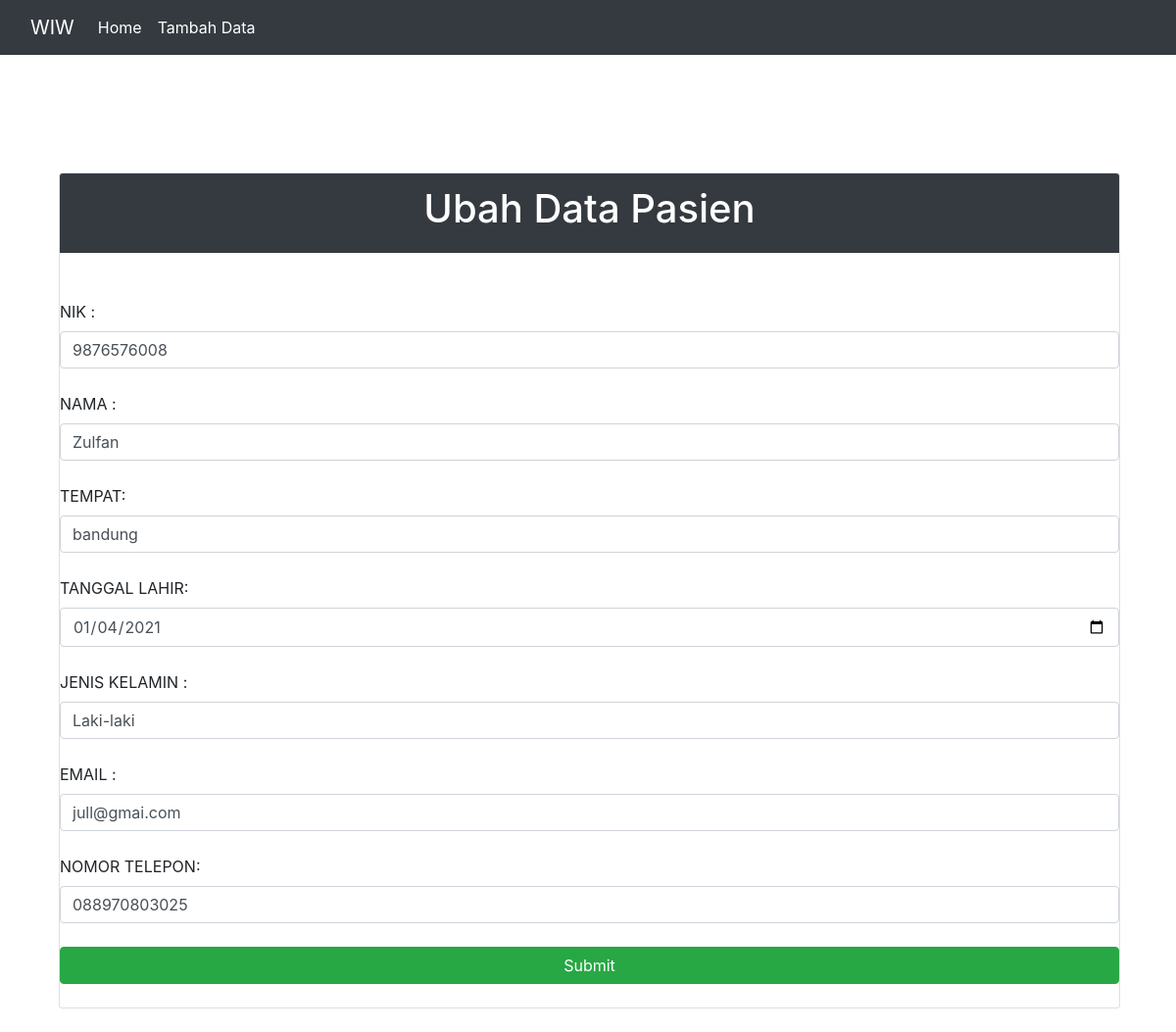
/mvp_php/index.php?id_edit=5, run on the app's committed database.
### tables this page shows
CREATE TABLE `pasien` (
  `id` int(11) NOT NULL,
  `nik` varchar(100) NOT NULL,
  `nama` varchar(100) NOT NULL,
  `tempat` varchar(100) NOT NULL,
  `tl` varchar(100) NOT NULL,
  `gender` varchar(10) NOT NULL,
  `email` varchar(100) NOT NULL,
  `telp` varchar(100) NOT NULL
);

### mvp_php/model/DB.class.php (called while the page is built, shortened)
<?php
class DB
{
	var $db_host = '';
	var $db_user = '';
	var $db_password = '';
	var $db_name = '';
	var $db_link = '';
	function __construct($db_host = '', $db_user = '', $db_password = '', $db_name = '')
	{
		$this->db_host = $db_host;
		$this->db_user = $db_user;
		$this->db_password = $db_password;
		$this->db_name = $db_name;
	}
	function open()
	{
		$this->db_link = mysqli_connect($this->db_host, $this->db_user, $this->db_password, $this->db_name);
	}
	function execute($query = "")
	{
		$this->result = mysqli_query($this->db_link, $query);
		return $this->result;
	}
}

### mvp_php/model/TabelPasien.class.php (called while the page is built, shortened)
<?php
class TabelPasien extends DB
{
	function getPasienById($id)
    {
        $query = "SELECT * FROM pasien WHERE pasien.id=$id";
        return $this->execute($query);
    }
}

### mvp_php/presenter/ProsesPasien.php (called while the page is built, shortened)
<?php
class ProsesPasien implements KontrakPresenter
{
	private $tabelpasien;
	function __construct()
	{
		try {
			$db_host = "localhost";
			$db_user = "root";
			$db_password = "";
			$db_name = "mvp_php";
			$this->tabelpasien = new TabelPasien($db_host, $db_user, $db_password, $db_name);
		} catch (Exception $e) {
			echo "wiw error" . $e->getMessage();
		}
	}
	function prosesDataPasienById($id)
	{
		try {
			$this->tabelpasien->open();
			$this->tabelpasien->getPasienById($id);
		} catch (Exception $e) {
			echo "wiw error part 2" . $e->getMessage();
		}
	}
}

### mvp_php/view/TampilPasien.php (called while the page is built, shortened)
<?php
include("presenter/ProsesPasien.php");
class TampilPasien implements KontrakView
{
	private $prosespasien;
	function __construct()
	{
		$this->prosespasien = new ProsesPasien();
	}
	public function formUpdate($data)
	{
		$this->prosespasien->prosesDataPasienById($data);
	}
}

### mvp_php/model/Template.class.php (the view, shortened to what this page needs)
<?php
class Template{
	var $content = '';
	function __construct($filename = ''){
		$this->content = implode('', @file($filename));
	}
	function clear(){
		$this->content = preg_replace("/DATA_[A-Z|_|0-9]+/", "", $this->content);
	}
	function write(){
		print $this->content;
	}
	function replace($old = '', $new = ''){
		if(is_int($new)){
			$value = sprintf("%d", $new);
		}elseif(is_float($new)){
			$value = sprintf("%f", $new);
		}elseif(is_array($new)){
			$value = '';
			foreach( $new as $item){
				$value .= $item. '';
			}
		}else{
			$value = $new;
		}
		$this->content = preg_replace("/$old/",  $value, $this->content);
	}
}

### data on the page
pasien: nik "9876576008", nama "Zulfan", tempat "bandung", tl "01/04/2021", gender "Laki-laki", email "jull@gmai.com", telp "088970803025"
